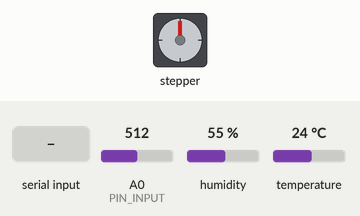
Bench run of a sketch on a simulated Arduino Uno, built with avr-gcc and run on an emulated ATmega328P. Shown: stepper motor. Inputs (shaded band) come from the test bench; at power-on: A0 (PIN_INPUT) = 512, temperature 24 °C, humidity 55 %. Stepper angles assume 100 steps per turn; what the sketch prints to the serial monitor is not drawn.

Above: at 1.2 s.
1.3 s: A0 (PIN_INPUT) set to 210
5.2 s: A0 (PIN_INPUT) set to 189
At 9.34 s:
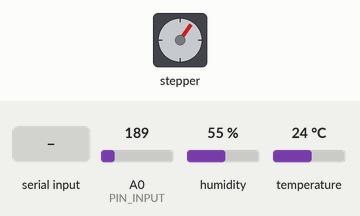
9.8 s: temperature set to 22 °C
14.1 s: temperature set to 19 °C
At 17.43 s:
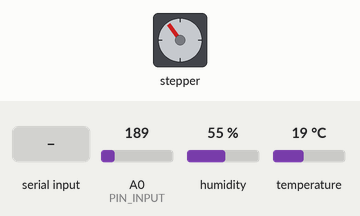
18.7 s: byte 79 (79) received over Serial
At 19.48 s:
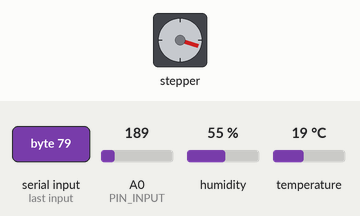
Timing chart, 0 to 24.2 s (numbered marks = the images above; inputs shaded):
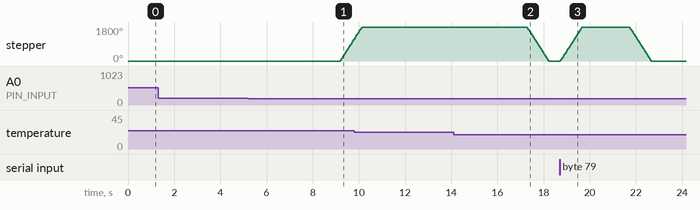

Measured:
- the behaviour switches between 201 and 200 on A0 (PIN_INPUT) (found by bisection; images 0 and 1)
- the behaviour switches between 21 and 20 °C on temperature (found by bisection; images 1 and 2)
- after the input at 1.3 s, every drawn part: stays the same
- after the input at 5.2 s, stepper: turns 1188° clockwise in 0.61 s, starting after 4.0 s
- after the input at 14.1 s, stepper: turns 1800° counter-clockwise in 0.95 s, starting after 3.2 s
- after the input at 18.7 s, stepper: turns 1800° clockwise in 0.93 s, then 1800° counter-clockwise in 0.95 s

The sketch:

sketch_nov01a.ino
```cpp
//使用arduino IDE自带的Stepper.h库文件
#include <Stepper.h>
//使用本地的DHT11库文件
#include <dht11.h>
//==================================================电机驱动-宏定义======================================================
// 这里设置步进电机旋转一圈是多少步
#define STEPS 100
//设置正反转时，旋转几周,4步模式下旋转一周用2048 步。
#define CIRCLE 500
//确认光线时间，防止因为光线的变化的太快而进行的误操作
#define PMT 2000//Prevent misoperation time

//==================================================光线传感器-宏定义======================================================
//定义光敏电阻的输入信号引脚
#define PIN_INPUT 0
//定义光敏电阻的输出信号引脚
#define PIN_OUTPUT 2
//定义光线闸值
#define RESISTANCE_BRAKE 200

//==================================================温度传感器-宏定义======================================================
//定义温度传感器引脚
#define DHT11PIN 3
//定义温度闸值
#define TEMPERATURE_BRAKE 20

//==================================================ESP8266-宏定义======================================================

//===================================================电机驱动-函数申明=====================================================
//设置电机正转
void setMotorForward();
//智能模式
void noopsyche();
//设置电机反转
void setMotorReversal();

//电机运行
void startMotor(bool status);
//设置步进电机的步数和引脚（就是注意点2里面说的驱动板上IN1～IN4连接的四个数字口）。
Stepper stepper(STEPS, 8, 10, 9, 11);
//初始化窗帘为关
bool motorStatus = false;
bool noopsyche_flag = true;

//===================================================光线传感器-函数申明=====================================================
//读取光敏电阻的阻值
int readAnalog();
//检测当前光敏电阻是否达到预设的闸值
bool checkStatus();

//===================================================温度传感器-全局变量=====================================================
dht11 DHT11;


//初始化，就是析构函数
void setup()
{
  // 设置电机的转速：每分钟为90步
  stepper.setSpeed(320);

  // 初始化串口，用于调试输出信息
  Serial.begin(9600);

  Serial.println("窗帘状态：开");
  //初始化为打开状态

  startMotor(motorStatus);
}


//主函数，相当于C语言的main函数
void loop()
{
//  Serial.println(Serial.read());
  Serial.println(Serial.available());
  if ( Serial.available())
  {
        char zhi_ling = Serial.read();
        Serial.print(zhi_ling);
        if (97 == zhi_ling)
        {
          noopsyche_flag = true;
          Serial.println("ok");
        }
        else if (78 == zhi_ling)
        {
          noopsyche_flag = false;
          Serial.println("ok");
        }

        else if (79 == zhi_ling)
        {
          startMotor(true);
          Serial.println("ok");
          return ;
        }
        else if (67 == zhi_ling)
        {
          startMotor(false);
          Serial.print("ok");
          return ;
        }
  }
  if (noopsyche_flag == true)
  {
      noopsyche();
  }

}


void noopsyche()
{
  //获取光敏电阻当前的阻值
  int analog = readAnalog();
  //如果当前的阻值达到了预设的闸值
  if (checkStatus()) {
    //延时2秒后，再次检测阻值是否达到了预设的闸值
    //如果达到了预设的阻值，就开始让电机正转
    delay(PMT);
    if (checkStatus()) {
      startMotor(true);
      //延时半秒
      delay(500);
    } else {
      return;
    }
  } else {
    delay(PMT);
    if (!checkStatus()) {
      startMotor(false);
      //延时半秒
      delay(500);
    } else {
      return;
    }
  }

}

//电机运行
void startMotor(bool status) {
  //获取光敏电阻当前的阻值
  int analog = readAnalog();
  //用串口打印光敏电阻检测到的阻值和？？？（我也不知道这是什么，待研究）
  Serial.print("光敏传感器阻值:");
  Serial.println(analog);
  if (status == true && motorStatus == false ) {
    //开始正转
    setMotorForward();
  }
  //如果参数为假，并且当前窗帘为关闭状态，那
  else if (status == false && motorStatus == true) {
    //开始反转
    setMotorReversal();
  }
  else {
    return;
  }
  //切换当前电机状态
  motorStatus = (motorStatus == true) ? false : true;
  Serial.print("电机状态为：");
  Serial.println(motorStatus);
}

//检测当前光敏电阻是否达到预设的闸值
//检测当前的温度是否达到了预设的闸值
bool checkStatus() {
  bool status;
  //获取当前的温度
  float temperature = readDht11();
  int val = analogRead(PIN_INPUT);
  //当他检测到当前的光线或者温度达到了预设的值时，就返回ture，否则返回假
  status = (val <= RESISTANCE_BRAKE && temperature >(float)TEMPERATURE_BRAKE) ? true : false;
  //返回false时，窗帘为打开状态。
//  status = (val <= RESISTANCE_BRAKE) ? true : false;
  return status;
}

//读取光敏电阻的阻值
int readAnalog() {
  int val = analogRead(PIN_INPUT);
  return val;
}


//设置电机正转
void setMotorForward() {
  //顺时针旋转一周
  Serial.println("正传一周");
  //按设定的值开始顺时针旋转
  stepper.step(CIRCLE);
}
//设置电机反转
void setMotorReversal() {
  //逆时针旋转一周
  Serial.println("反传一周");
  //按设定的值开始逆时针旋转
  stepper.step(-CIRCLE);
}

//读取当前的温度
int readDht11() {
  //Serial.println("/n");
  int chk = DHT11.read(DHT11PIN);

  //湿度
  float humidity = (float)DHT11.humidity;
  //温度
  float temperature = (float)DHT11.temperature;
  Serial.print("温度 (oC): ");
  Serial.println((float)DHT11.temperature, 2);
  return temperature;
}
```
